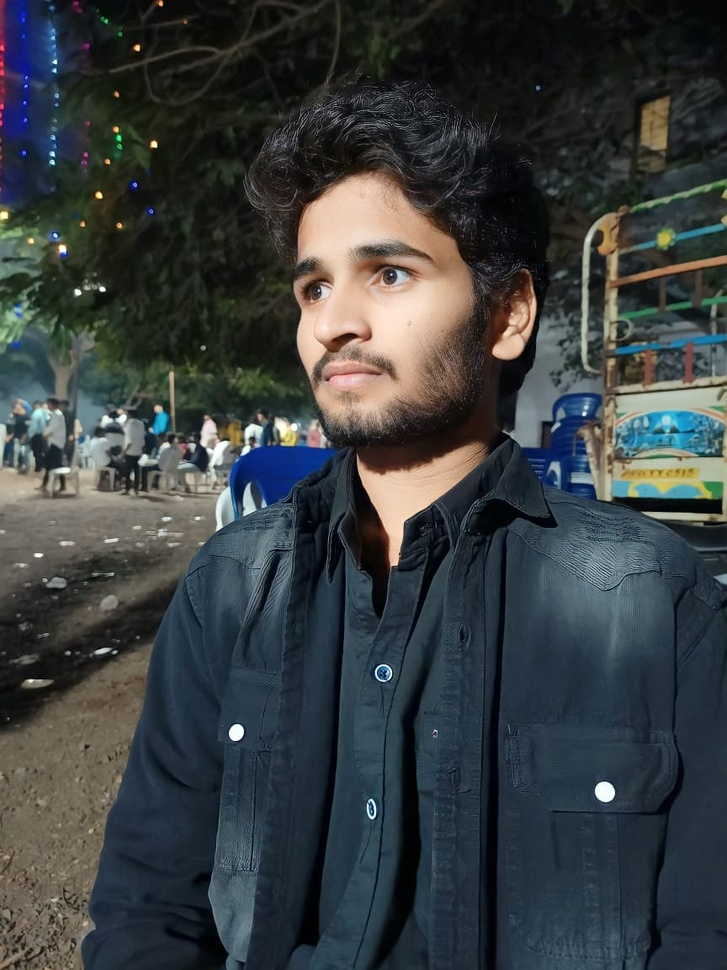
#> input picture input.jpg, 727 x 970 px, shrunk from 864 x 1152 before the run
$ python exp37.py
#> lines starting #> are read from the running program, lines starting #| are printed output that depends on the picture; after the words box and inside, x2 and y2 are one past the last pixel; in counts of white or black regions, pixels touching at a corner belong together
import cv2
import numpy as np

image = cv2.imread("input.jpg")
#> image is the input picture: shape (970, 727, 3); mean B, G, R 63.8, 62.3, 57

if image is None:
    print("Error: Image not found.")
    raise SystemExit

hsv = cv2.cvtColor(image, cv2.COLOR_BGR2HSV)
#> hsv: shape (970, 727, 3); mean H, S, V 72.1, 86.9, 72.6

lower = np.array([35, 40, 40])
upper = np.array([85, 255, 255])

mask = cv2.inRange(hsv, lower, upper)
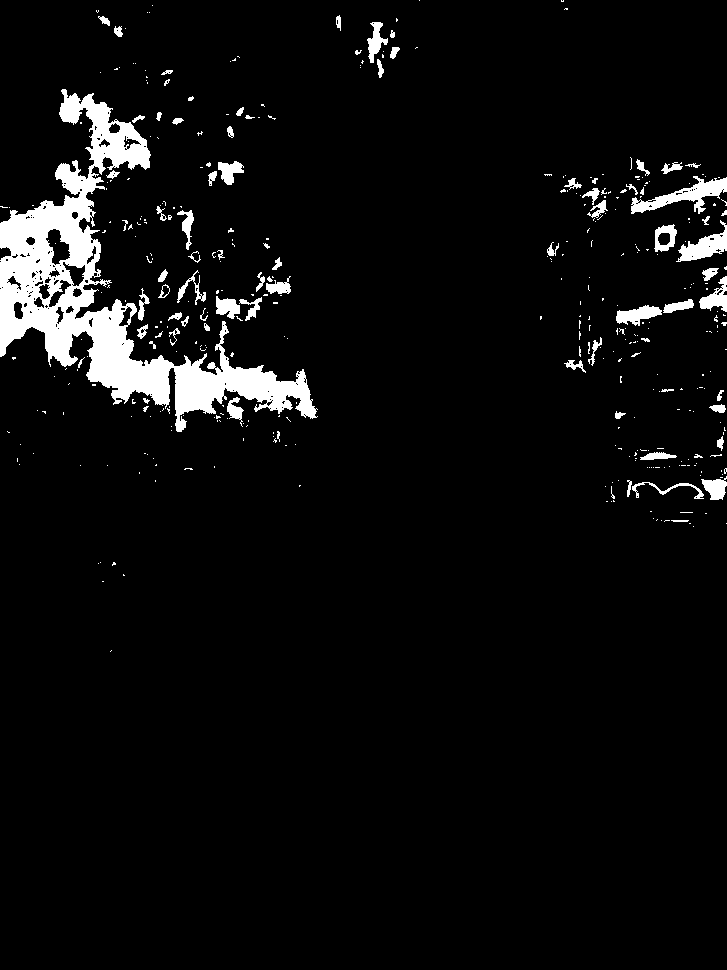
#> mask: shape (970, 727); 5.2% white; 403 white regions (322 under 20 px), largest, box (x1, y1, x2, y2) and area: (0, 89, 318, 432) 24991, (631, 176, 727, 214) 1311, (676, 220, 727, 262) 874

foreground = cv2.bitwise_and(image, image, mask=mask)
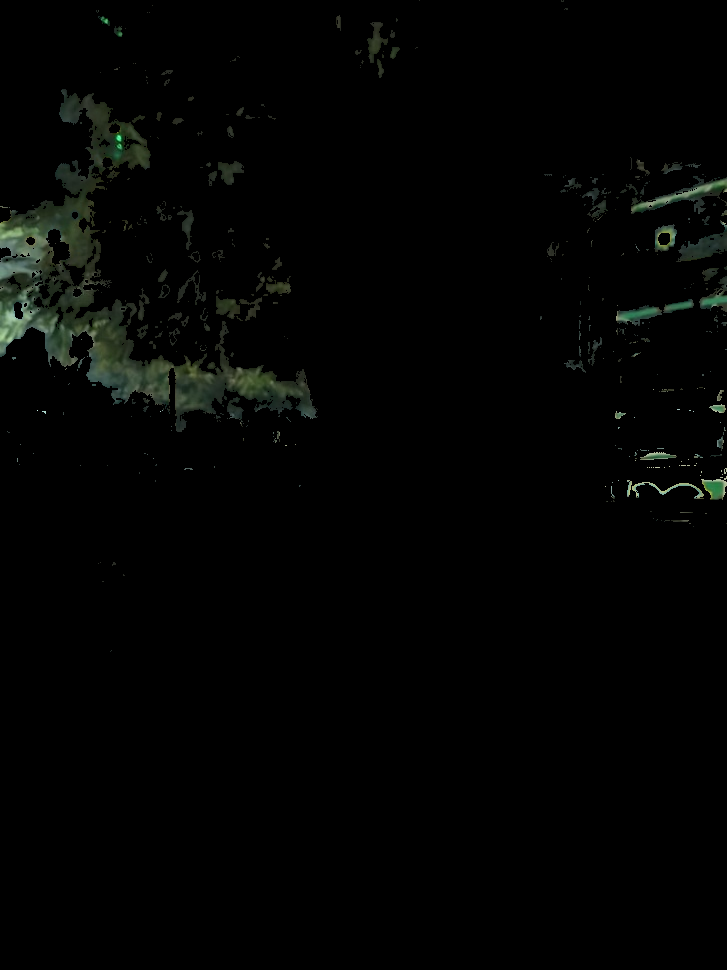
#> foreground: shape (970, 727, 3); mean B, G, R 2.7, 3.6, 2.8

cv2.imshow("Original Image", image)
cv2.imshow("Foreground Mask", mask)
cv2.imshow("Foreground Extraction", foreground)

cv2.waitKey(0)
cv2.destroyAllWindows()
